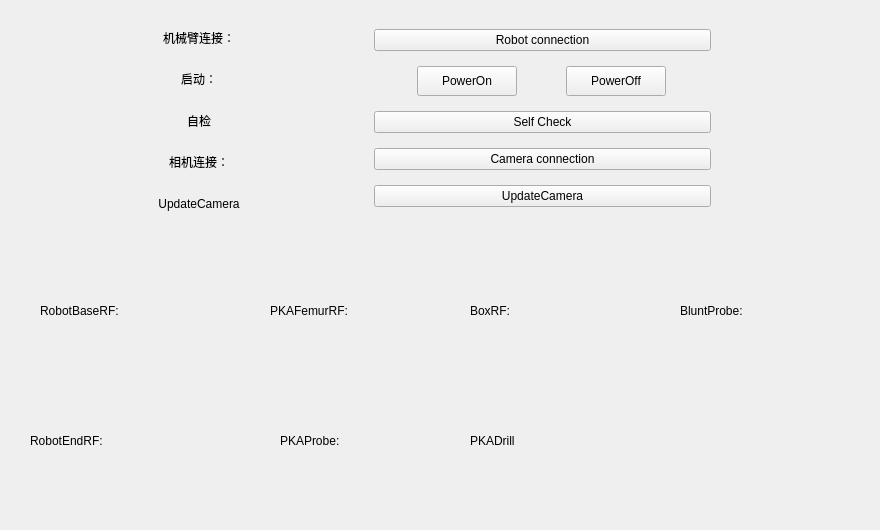
     <widget class="QWidget" name="tab_5">
      <attribute name="title">
       <string>页</string>
      </attribute>
      <widget class="QWidget" name="widget_2" native="true">
       <property name="geometry">
        <rect>
         <x>20</x>
         <y>260</y>
         <width>851</width>
         <height>261</height>
        </rect>
       </property>
       <widget class="QWidget" name="horizontalLayoutWidget_13">
        <property name="geometry">
         <rect>
          <x>20</x>
          <y>10</y>
          <width>224</width>
          <height>82</height>
         </rect>
        </property>
        <layout class="QHBoxLayout" name="horizontalLayout_27">
         <item>
          <widget class="QLabel" name="label_30">
           <property name="text">
            <string>RobotBaseRF:</string>
           </property>
          </widget>
         </item>
         <item>
          <widget class="QLabel" name="PKARobotBaseRF">
           <property name="sizePolicy">
            <sizepolicy hsizetype="Fixed" vsizetype="Fixed">
             <horstretch>0</horstretch>
             <verstretch>0</verstretch>
            </sizepolicy>
           </property>
           <property name="minimumSize">
            <size>
             <width>80</width>
             <height>80</height>
            </size>
           </property>
           <property name="text">
            <string/>
           </property>
          </widget>
         </item>
        </layout>
       </widget>
       <widget class="QWidget" name="horizontalLayoutWidget_14">
        <property name="geometry">
         <rect>
          <x>10</x>
          <y>140</y>
          <width>215</width>
          <height>82</height>
         </rect>
        </property>
        <layout class="QHBoxLayout" name="horizontalLayout_28">
         <item>
          <widget class="QLabel" name="label_31">
           <property name="text">
            <string>RobotEndRF:</string>
           </property>
          </widget>
         </item>
         <item>
          <widget class="QLabel" name="PKARobotEndRF">
           <property name="minimumSize">
            <size>
             <width>80</width>
             <height>80</height>
            </size>
           </property>
           <property name="text">
            <string/>
           </property>
          </widget>
         </item>
        </layout>
       </widget>
       <widget class="QWidget" name="horizontalLayoutWidget_15">
        <property name="geometry">
         <rect>
          <x>250</x>
          <y>10</y>
          <width>188</width>
          <height>82</height>
         </rect>
        </property>
        <layout class="QHBoxLayout" name="horizontalLayout_29">
         <item>
          <widget class="QLabel" name="label_32">
           <property name="text">
            <string>PKAFemurRF:</string>
           </property>
          </widget>
         </item>
         <item>
          <widget class="QLabel" name="PKAFemurRF">
           <property name="sizePolicy">
            <sizepolicy hsizetype="Expanding" vsizetype="Preferred">
             <horstretch>0</horstretch>
             <verstretch>0</verstretch>
            </sizepolicy>
           </property>
           <property name="minimumSize">
            <size>
             <width>80</width>
             <height>80</height>
            </size>
           </property>
           <property name="text">
            <string/>
           </property>
          </widget>
         </item>
        </layout>
       </widget>
       <widget class="QWidget" name="horizontalLayoutWidget_16">
        <property name="geometry">
         <rect>
          <x>260</x>
          <y>140</y>
          <width>170</width>
          <height>82</height>
         </rect>
        </property>
        <layout class="QHBoxLayout" name="horizontalLayout_30">
         <item>
          <widget class="QLabel" name="label_35">
           <property name="text">
            <string>PKAProbe:</string>
           </property>
          </widget>
         </item>
         <item>
          <widget class="QLabel" name="PKAProbe">
           <property name="minimumSize">
            <size>
             <width>80</width>
             <height>80</height>
            </size>
           </property>
           <property name="text">
            <string/>
           </property>
          </widget>
         </item>
        </layout>
       </widget>
       <widget class="QWidget" name="horizontalLayoutWidget_17">
        <property name="geometry">
         <rect>
          <x>450</x>
          <y>10</y>
          <width>188</width>
          <height>82</height>
         </rect>
        </property>
        <layout class="QHBoxLayout" name="horizontalLayout_31">
         <item>
          <widget class="QLabel" name="label_33">
           <property name="text">
            <string>BoxRF:</string>
           </property>
          </widget>
         </item>
         <item>
          <widget class="QLabel" name="PKATibiaRF">
           <property name="sizePolicy">
            <sizepolicy hsizetype="Expanding" vsizetype="Preferred">
             <horstretch>0</horstretch>
             <verstretch>0</verstretch>
            </sizepolicy>
           </property>
           <property name="minimumSize">
            <size>
             <width>80</width>
             <height>80</height>
            </size>
           </property>
           <property name="text">
            <string/>
           </property>
          </widget>
         </item>
        </layout>
       </widget>
       <widget class="QWidget" name="horizontalLayoutWidget_9">
        <property name="geometry">
         <rect>
          <x>450</x>
          <y>140</y>
          <width>301</width>
          <height>82</height>
         </rect>
        </property>
        <layout class="QHBoxLayout" name="horizontalLayout_32">
         <item>
          <widget class="QLabel" name="label_37">
           <property name="sizePolicy">
            <sizepolicy hsizetype="Fixed" vsizetype="Preferred">
             <horstretch>0</horstretch>
             <verstretch>0</verstretch>
            </sizepolicy>
           </property>
           <property name="text">
            <string>PKADrill</string>
           </property>
          </widget>
         </item>
         <item>
          <widget class="QLabel" name="PKADrill">
           <property name="sizePolicy">
            <sizepolicy hsizetype="Expanding" vsizetype="Preferred">
             <horstretch>0</horstretch>
             <verstretch>0</verstretch>
            </sizepolicy>
           </property>
           <property name="minimumSize">
            <size>
             <width>80</width>
             <height>80</height>
            </size>
           </property>
           <property name="text">
            <string/>
           </property>
          </widget>
         </item>
        </layout>
       </widget>
       <widget class="QWidget" name="horizontalLayoutWidget_18">
        <property name="geometry">
         <rect>
          <x>660</x>
          <y>10</y>
          <width>188</width>
          <height>82</height>
         </rect>
        </property>
        <layout class="QHBoxLayout" name="horizontalLayout_33">
         <item>
          <widget class="QLabel" name="label_39">
           <property name="text">
            <string>BluntProbe: </string>
           </property>
          </widget>
         </item>
         <item>
          <widget class="QLabel" name="BluntProbe">
           <property name="sizePolicy">
            <sizepolicy hsizetype="Expanding" vsizetype="Preferred">
             <horstretch>0</horstretch>
             <verstretch>0</verstretch>
            </sizepolicy>
           </property>
           <property name="minimumSize">
            <size>
             <width>80</width>
             <height>80</height>
            </size>
           </property>
           <property name="text">
            <string/>
           </property>
          </widget>
         </item>
        </layout>
       </widget>
      </widget>
      <widget class="QWidget" name="horizontalLayoutWidget">
       <property name="geometry">
        <rect>
         <x>30</x>
         <y>20</y>
         <width>681</width>
         <height>201</height>
        </rect>
       </property>
       <layout class="QHBoxLayout" name="horizontalLayout_4">
        <item>
         <layout class="QVBoxLayout" name="verticalLayout_11">
          <item>
           <widget class="QLabel" name="ConnectRobotTextLabel">
            <property name="text">
             <string>机械臂连接：</string>
            </property>
            <property name="alignment">
             <set>Qt::AlignCenter</set>
            </property>
           </widget>
          </item>
          <item>
           <widget class="QLabel" name="PowerOnTextLabel">
            <property name="text">
             <string>启动：</string>
            </property>
            <property name="alignment">
             <set>Qt::AlignCenter</set>
            </property>
           </widget>
          </item>
          <item>
           <widget class="QLabel" name="PowerOffTextLabel">
            <property name="text">
             <string>自检</string>
            </property>
            <property name="alignment">
             <set>Qt::AlignCenter</set>
            </property>
           </widget>
          </item>
          <item>
           <widget class="QLabel" name="ConnectCameraTextLabel">
            <property name="text">
             <string>相机连接：</string>
            </property>
            <property name="alignment">
             <set>Qt::AlignCenter</set>
            </property>
           </widget>
          </item>
          <item>
           <widget class="QLabel" name="label_38">
            <property name="text">
             <string>UpdateCamera</string>
            </property>
            <property name="alignment">
             <set>Qt::AlignCenter</set>
            </property>
           </widget>
          </item>
         </layout>
        </item>
        <item>
         <layout class="QVBoxLayout" name="verticalLayout_12">
          <property name="leftMargin">
           <number>0</number>
          </property>
          <item>
           <widget class="QPushButton" name="ConnectKukaBtn">
            <property name="text">
             <string>Robot connection</string>
            </property>
           </widget>
          </item>
          <item>
           <layout class="QHBoxLayout" name="horizontalLayout_63">
            <property name="sizeConstraint">
             <enum>QLayout::SetNoConstraint</enum>
            </property>
            <item>
             <widget class="QPushButton" name="PowerOnBtn">
              <property name="maximumSize">
               <size>
                <width>100</width>
                <height>30</height>
               </size>
              </property>
              <property name="text">
               <string>PowerOn</string>
              </property>
             </widget>
            </item>
            <item>
             <widget class="QPushButton" name="PowerOffBtn">
              <property name="maximumSize">
               <size>
                <width>100</width>
                <height>30</height>
               </size>
              </property>
              <property name="text">
               <string>PowerOff</string>
              </property>
             </widget>
            </item>
           </layout>
          </item>
          <item>
           <widget class="QPushButton" name="SelfCheckBtn">
            <property name="text">
             <string>Self Check</string>
            </property>
           </widget>
          </item>
          <item>
           <widget class="QPushButton" name="ConnectNDIBtn">
            <property name="text">
             <string>Camera connection</string>
            </property>
           </widget>
          </item>
          <item>
           <widget class="QPushButton" name="UpdateCameraBtn">
            <property name="text">
             <string>UpdateCamera</string>
            </property>
           </widget>
          </item>
         </layout>
        </item>
       </layout>
      </widget>
     </widget>
